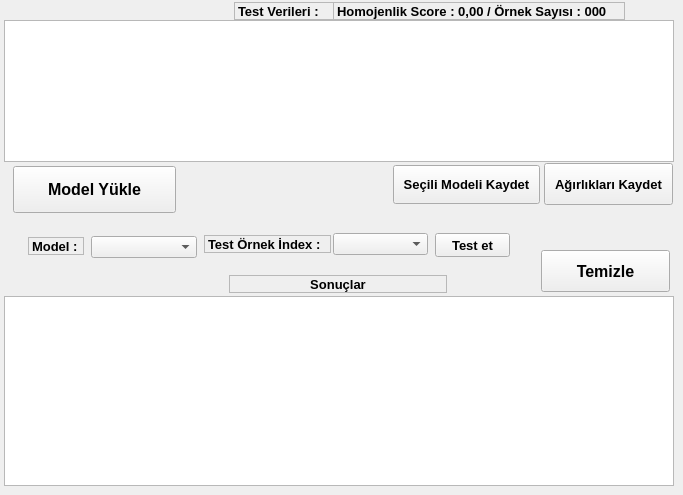
   <widget class="QWidget" name="egitintest">
    <attribute name="title">
     <string>Eğitim Testleri</string>
    </attribute>
    <widget class="QLabel" name="homojenliktestdeger_2">
     <property name="geometry">
      <rect>
       <x>333</x>
       <y>2</y>
       <width>292</width>
       <height>18</height>
      </rect>
     </property>
     <property name="sizePolicy">
      <sizepolicy hsizetype="Fixed" vsizetype="Fixed">
       <horstretch>0</horstretch>
       <verstretch>0</verstretch>
      </sizepolicy>
     </property>
     <property name="maximumSize">
      <size>
       <width>292</width>
       <height>18</height>
      </size>
     </property>
     <property name="font">
      <font>
       <pointsize>10</pointsize>
       <weight>75</weight>
       <bold>true</bold>
      </font>
     </property>
     <property name="frameShape">
      <enum>QFrame::StyledPanel</enum>
     </property>
     <property name="text">
      <string>Homojenlik Score : 0,00 / Örnek Sayısı : 000</string>
     </property>
    </widget>
    <widget class="QLabel" name="testlabel_2">
     <property name="geometry">
      <rect>
       <x>234</x>
       <y>2</y>
       <width>100</width>
       <height>18</height>
      </rect>
     </property>
     <property name="sizePolicy">
      <sizepolicy hsizetype="Fixed" vsizetype="Fixed">
       <horstretch>0</horstretch>
       <verstretch>0</verstretch>
      </sizepolicy>
     </property>
     <property name="maximumSize">
      <size>
       <width>100</width>
       <height>18</height>
      </size>
     </property>
     <property name="font">
      <font>
       <pointsize>10</pointsize>
       <weight>75</weight>
       <bold>true</bold>
      </font>
     </property>
     <property name="frameShape">
      <enum>QFrame::StyledPanel</enum>
     </property>
     <property name="text">
      <string>Test Verileri : </string>
     </property>
    </widget>
    <widget class="QPushButton" name="secilenleritestetbuton">
     <property name="geometry">
      <rect>
       <x>435</x>
       <y>233</y>
       <width>75</width>
       <height>24</height>
      </rect>
     </property>
     <property name="font">
      <font>
       <pointsize>10</pointsize>
       <weight>75</weight>
       <bold>true</bold>
      </font>
     </property>
     <property name="text">
      <string>Test et</string>
     </property>
    </widget>
    <widget class="QTableView" name="sonuctablo">
     <property name="geometry">
      <rect>
       <x>4</x>
       <y>296</y>
       <width>670</width>
       <height>190</height>
      </rect>
     </property>
     <property name="sizePolicy">
      <sizepolicy hsizetype="Fixed" vsizetype="Fixed">
       <horstretch>0</horstretch>
       <verstretch>0</verstretch>
      </sizepolicy>
     </property>
     <property name="minimumSize">
      <size>
       <width>619</width>
       <height>139</height>
      </size>
     </property>
     <property name="focusPolicy">
      <enum>Qt::StrongFocus</enum>
     </property>
     <property name="contextMenuPolicy">
      <enum>Qt::NoContextMenu</enum>
     </property>
     <property name="autoFillBackground">
      <bool>true</bool>
     </property>
     <property name="lineWidth">
      <number>28</number>
     </property>
     <property name="sizeAdjustPolicy">
      <enum>QAbstractScrollArea::AdjustToContents</enum>
     </property>
     <property name="editTriggers">
      <set>QAbstractItemView::CurrentChanged|QAbstractItemView::DoubleClicked</set>
     </property>
     <property name="showDropIndicator" stdset="0">
      <bool>false</bool>
     </property>
     <property name="dragDropOverwriteMode">
      <bool>false</bool>
     </property>
     <property name="alternatingRowColors">
      <bool>true</bool>
     </property>
     <property name="selectionMode">
      <enum>QAbstractItemView::MultiSelection</enum>
     </property>
     <property name="selectionBehavior">
      <enum>QAbstractItemView::SelectColumns</enum>
     </property>
     <property name="textElideMode">
      <enum>Qt::ElideNone</enum>
     </property>
     <property name="gridStyle">
      <enum>Qt::DashLine</enum>
     </property>
     <property name="sortingEnabled">
      <bool>true</bool>
     </property>
     <attribute name="horizontalHeaderCascadingSectionResizes">
      <bool>true</bool>
     </attribute>
     <attribute name="horizontalHeaderShowSortIndicator" stdset="0">
      <bool>false</bool>
     </attribute>
     <attribute name="horizontalHeaderStretchLastSection">
      <bool>true</bool>
     </attribute>
     <attribute name="verticalHeaderCascadingSectionResizes">
      <bool>true</bool>
     </attribute>
     <attribute name="verticalHeaderShowSortIndicator" stdset="0">
      <bool>true</bool>
     </attribute>
     <attribute name="verticalHeaderStretchLastSection">
      <bool>true</bool>
     </attribute>
    </widget>
    <widget class="QLabel" name="sonuclarlabel">
     <property name="geometry">
      <rect>
       <x>229</x>
       <y>275</y>
       <width>218</width>
       <height>18</height>
      </rect>
     </property>
     <property name="font">
      <font>
       <pointsize>10</pointsize>
       <weight>75</weight>
       <bold>true</bold>
      </font>
     </property>
     <property name="frameShape">
      <enum>QFrame::StyledPanel</enum>
     </property>
     <property name="text">
      <string>Sonuçlar</string>
     </property>
     <property name="alignment">
      <set>Qt::AlignCenter</set>
     </property>
    </widget>
    <widget class="QComboBox" name="testorneklercombobox">
     <property name="geometry">
      <rect>
       <x>333</x>
       <y>233</y>
       <width>95</width>
       <height>22</height>
      </rect>
     </property>
    </widget>
    <widget class="QLabel" name="testlabel_3">
     <property name="geometry">
      <rect>
       <x>204</x>
       <y>235</y>
       <width>127</width>
       <height>18</height>
      </rect>
     </property>
     <property name="sizePolicy">
      <sizepolicy hsizetype="Fixed" vsizetype="Fixed">
       <horstretch>0</horstretch>
       <verstretch>0</verstretch>
      </sizepolicy>
     </property>
     <property name="font">
      <font>
       <pointsize>10</pointsize>
       <weight>75</weight>
       <bold>true</bold>
      </font>
     </property>
     <property name="frameShape">
      <enum>QFrame::StyledPanel</enum>
     </property>
     <property name="text">
      <string>Test Örnek İndex :</string>
     </property>
    </widget>
    <widget class="QPushButton" name="agirlikkaydetbuton">
     <property name="geometry">
      <rect>
       <x>544</x>
       <y>163</y>
       <width>129</width>
       <height>42</height>
      </rect>
     </property>
     <property name="font">
      <font>
       <pointsize>10</pointsize>
       <weight>75</weight>
       <bold>true</bold>
      </font>
     </property>
     <property name="text">
      <string>Ağırlıkları Kaydet</string>
     </property>
    </widget>
    <widget class="QPushButton" name="egitimmodelkaydetbuton">
     <property name="geometry">
      <rect>
       <x>393</x>
       <y>165</y>
       <width>147</width>
       <height>39</height>
      </rect>
     </property>
     <property name="font">
      <font>
       <pointsize>10</pointsize>
       <weight>75</weight>
       <bold>true</bold>
      </font>
     </property>
     <property name="text">
      <string>Seçili Modeli Kaydet</string>
     </property>
    </widget>
    <widget class="QPushButton" name="modelyuklebuton_2">
     <property name="geometry">
      <rect>
       <x>13</x>
       <y>166</y>
       <width>163</width>
       <height>47</height>
      </rect>
     </property>
     <property name="font">
      <font>
       <pointsize>12</pointsize>
       <weight>75</weight>
       <bold>true</bold>
      </font>
     </property>
     <property name="text">
      <string>Model Yükle</string>
     </property>
    </widget>
    <widget class="QComboBox" name="modellercombobox">
     <property name="geometry">
      <rect>
       <x>91</x>
       <y>236</y>
       <width>106</width>
       <height>22</height>
      </rect>
     </property>
    </widget>
    <widget class="QLabel" name="modellabel">
     <property name="geometry">
      <rect>
       <x>28</x>
       <y>237</y>
       <width>56</width>
       <height>18</height>
      </rect>
     </property>
     <property name="sizePolicy">
      <sizepolicy hsizetype="Fixed" vsizetype="Fixed">
       <horstretch>0</horstretch>
       <verstretch>0</verstretch>
      </sizepolicy>
     </property>
     <property name="font">
      <font>
       <pointsize>10</pointsize>
       <weight>75</weight>
       <bold>true</bold>
      </font>
     </property>
     <property name="frameShape">
      <enum>QFrame::StyledPanel</enum>
     </property>
     <property name="text">
      <string>Model :</string>
     </property>
    </widget>
    <widget class="QPushButton" name="temizlebuton">
     <property name="geometry">
      <rect>
       <x>541</x>
       <y>250</y>
       <width>129</width>
       <height>42</height>
      </rect>
     </property>
     <property name="font">
      <font>
       <pointsize>12</pointsize>
       <weight>75</weight>
       <bold>true</bold>
      </font>
     </property>
     <property name="text">
      <string>Temizle</string>
     </property>
    </widget>
    <widget class="QTableView" name="testtablo_2">
     <property name="geometry">
      <rect>
       <x>4</x>
       <y>20</y>
       <width>670</width>
       <height>142</height>
      </rect>
     </property>
     <property name="sizePolicy">
      <sizepolicy hsizetype="Fixed" vsizetype="Fixed">
       <horstretch>0</horstretch>
       <verstretch>0</verstretch>
      </sizepolicy>
     </property>
     <property name="minimumSize">
      <size>
       <width>619</width>
       <height>139</height>
      </size>
     </property>
     <property name="sortingEnabled">
      <bool>true</bool>
     </property>
     <attribute name="horizontalHeaderCascadingSectionResizes">
      <bool>true</bool>
     </attribute>
     <attribute name="horizontalHeaderMinimumSectionSize">
      <number>20</number>
     </attribute>
     <attribute name="horizontalHeaderDefaultSectionSize">
      <number>50</number>
     </attribute>
     <attribute name="horizontalHeaderHighlightSections">
      <bool>false</bool>
     </attribute>
     <attribute name="horizontalHeaderShowSortIndicator" stdset="0">
      <bool>false</bool>
     </attribute>
     <attribute name="verticalHeaderCascadingSectionResizes">
      <bool>true</bool>
     </attribute>
     <attribute name="verticalHeaderMinimumSectionSize">
      <number>10</number>
     </attribute>
     <attribute name="verticalHeaderDefaultSectionSize">
      <number>30</number>
     </attribute>
     <attribute name="verticalHeaderHighlightSections">
      <bool>false</bool>
     </attribute>
     <attribute name="verticalHeaderShowSortIndicator" stdset="0">
      <bool>false</bool>
     </attribute>
    </widget>
   </widget>
